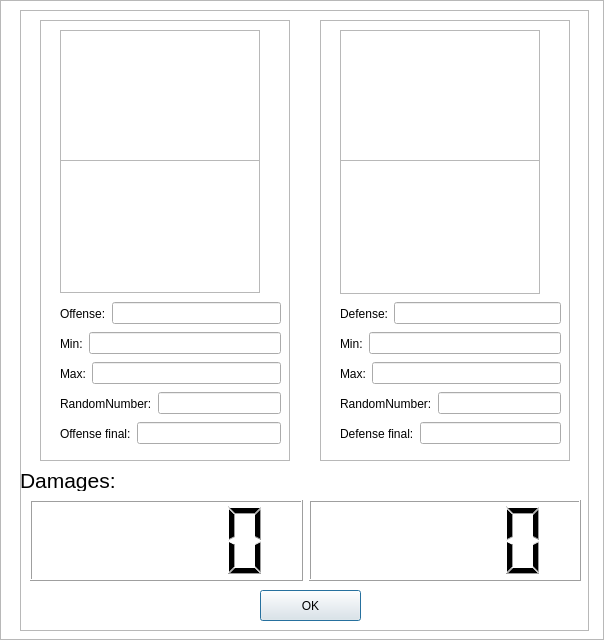
<?xml version="1.0" encoding="UTF-8"?>
<ui version="4.0">
 <class>CombatDialog</class>
 <widget class="QDialog" name="CombatDialog">
  <property name="geometry">
   <rect>
    <x>0</x>
    <y>0</y>
    <width>604</width>
    <height>640</height>
   </rect>
  </property>
  <property name="windowTitle">
   <string>Combat Results</string>
  </property>
  <widget class="QFrame" name="frame">
   <property name="geometry">
    <rect>
     <x>20</x>
     <y>10</y>
     <width>569</width>
     <height>621</height>
    </rect>
   </property>
   <property name="frameShape">
    <enum>QFrame::Shape::StyledPanel</enum>
   </property>
   <property name="frameShadow">
    <enum>QFrame::Shadow::Raised</enum>
   </property>
   <widget class="QFrame" name="frameDefender">
    <property name="geometry">
     <rect>
      <x>300</x>
      <y>10</y>
      <width>250</width>
      <height>441</height>
     </rect>
    </property>
    <property name="frameShape">
     <enum>QFrame::Shape::StyledPanel</enum>
    </property>
    <property name="frameShadow">
     <enum>QFrame::Shadow::Raised</enum>
    </property>
    <widget class="QGraphicsView" name="graphicsViewflagDefender">
     <property name="geometry">
      <rect>
       <x>20</x>
       <y>10</y>
       <width>200</width>
       <height>133</height>
      </rect>
     </property>
     <property name="verticalScrollBarPolicy">
      <enum>Qt::ScrollBarPolicy::ScrollBarAlwaysOff</enum>
     </property>
     <property name="horizontalScrollBarPolicy">
      <enum>Qt::ScrollBarPolicy::ScrollBarAlwaysOff</enum>
     </property>
    </widget>
    <widget class="QGraphicsView" name="graphicsViewUnitDefender">
     <property name="geometry">
      <rect>
       <x>20</x>
       <y>140</y>
       <width>200</width>
       <height>134</height>
      </rect>
     </property>
     <property name="minimumSize">
      <size>
       <width>200</width>
       <height>100</height>
      </size>
     </property>
    </widget>
    <widget class="QWidget" name="layoutWidget">
     <property name="geometry">
      <rect>
       <x>20</x>
       <y>280</y>
       <width>221</width>
       <height>27</height>
      </rect>
     </property>
     <layout class="QHBoxLayout" name="horizontalLayoutDefender">
      <item>
       <widget class="QLabel" name="labelDefenderDefense">
        <property name="text">
         <string>Defense:</string>
        </property>
        <property name="buddy">
         <cstring>lineEditDefenderOffense</cstring>
        </property>
       </widget>
      </item>
      <item>
       <widget class="QLineEdit" name="lineEditDefenderDefense"/>
      </item>
     </layout>
    </widget>
    <widget class="QWidget" name="layoutWidget_2">
     <property name="geometry">
      <rect>
       <x>20</x>
       <y>310</y>
       <width>221</width>
       <height>27</height>
      </rect>
     </property>
     <layout class="QHBoxLayout" name="horizontalLayoutDefenderMin">
      <item>
       <widget class="QLabel" name="labelDefenderMin">
        <property name="text">
         <string>Min:</string>
        </property>
        <property name="buddy">
         <cstring>lineEditDefenderMin</cstring>
        </property>
       </widget>
      </item>
      <item>
       <widget class="QLineEdit" name="lineEditDefenderMin"/>
      </item>
     </layout>
    </widget>
    <widget class="QWidget" name="layoutWidget_3">
     <property name="geometry">
      <rect>
       <x>20</x>
       <y>340</y>
       <width>221</width>
       <height>27</height>
      </rect>
     </property>
     <layout class="QHBoxLayout" name="horizontalLayoutDefenderMax">
      <item>
       <widget class="QLabel" name="labelDefenderMax">
        <property name="text">
         <string>Max:</string>
        </property>
        <property name="buddy">
         <cstring>lineEditDefenderMax</cstring>
        </property>
       </widget>
      </item>
      <item>
       <widget class="QLineEdit" name="lineEditDefenderMax"/>
      </item>
     </layout>
    </widget>
    <widget class="QWidget" name="layoutWidget_4">
     <property name="geometry">
      <rect>
       <x>20</x>
       <y>370</y>
       <width>221</width>
       <height>27</height>
      </rect>
     </property>
     <layout class="QHBoxLayout" name="horizontalLayoutDefenderRandom">
      <item>
       <widget class="QLabel" name="labelDefenderRandom">
        <property name="text">
         <string>RandomNumber:</string>
        </property>
        <property name="buddy">
         <cstring>lineEditDefenderRandom</cstring>
        </property>
       </widget>
      </item>
      <item>
       <widget class="QLineEdit" name="lineEditDefenderRandom"/>
      </item>
     </layout>
    </widget>
    <widget class="QWidget" name="layoutWidget_5">
     <property name="geometry">
      <rect>
       <x>20</x>
       <y>400</y>
       <width>221</width>
       <height>27</height>
      </rect>
     </property>
     <layout class="QHBoxLayout" name="horizontalLayoutdefenderFinal">
      <item>
       <widget class="QLabel" name="labelDefenderFinal">
        <property name="text">
         <string>Defense final:</string>
        </property>
        <property name="buddy">
         <cstring>lineEditDefenderFinal</cstring>
        </property>
       </widget>
      </item>
      <item>
       <widget class="QLineEdit" name="lineEditDefenderFinal"/>
      </item>
     </layout>
    </widget>
   </widget>
   <widget class="QFrame" name="frameAttacker">
    <property name="geometry">
     <rect>
      <x>20</x>
      <y>10</y>
      <width>250</width>
      <height>441</height>
     </rect>
    </property>
    <property name="frameShape">
     <enum>QFrame::Shape::StyledPanel</enum>
    </property>
    <property name="frameShadow">
     <enum>QFrame::Shadow::Raised</enum>
    </property>
    <widget class="QGraphicsView" name="graphicsViewflagAttacker">
     <property name="geometry">
      <rect>
       <x>20</x>
       <y>10</y>
       <width>200</width>
       <height>133</height>
      </rect>
     </property>
     <property name="verticalScrollBarPolicy">
      <enum>Qt::ScrollBarPolicy::ScrollBarAlwaysOff</enum>
     </property>
     <property name="horizontalScrollBarPolicy">
      <enum>Qt::ScrollBarPolicy::ScrollBarAlwaysOff</enum>
     </property>
    </widget>
    <widget class="QGraphicsView" name="graphicsViewUnitAttacker">
     <property name="geometry">
      <rect>
       <x>20</x>
       <y>140</y>
       <width>200</width>
       <height>133</height>
      </rect>
     </property>
     <property name="minimumSize">
      <size>
       <width>200</width>
       <height>133</height>
      </size>
     </property>
     <property name="baseSize">
      <size>
       <width>200</width>
       <height>133</height>
      </size>
     </property>
     <property name="verticalScrollBarPolicy">
      <enum>Qt::ScrollBarPolicy::ScrollBarAlwaysOff</enum>
     </property>
     <property name="horizontalScrollBarPolicy">
      <enum>Qt::ScrollBarPolicy::ScrollBarAlwaysOff</enum>
     </property>
    </widget>
    <widget class="QWidget" name="layoutWidget">
     <property name="geometry">
      <rect>
       <x>20</x>
       <y>280</y>
       <width>221</width>
       <height>27</height>
      </rect>
     </property>
     <layout class="QHBoxLayout" name="horizontalLayoutAttackerOffense">
      <item>
       <widget class="QLabel" name="labelAttackerOffense">
        <property name="text">
         <string>Offense:</string>
        </property>
        <property name="buddy">
         <cstring>lineEditAttackerOffense</cstring>
        </property>
       </widget>
      </item>
      <item>
       <widget class="QLineEdit" name="lineEditAttackerOffense"/>
      </item>
     </layout>
    </widget>
    <widget class="QWidget" name="layoutWidget">
     <property name="geometry">
      <rect>
       <x>20</x>
       <y>310</y>
       <width>221</width>
       <height>27</height>
      </rect>
     </property>
     <layout class="QHBoxLayout" name="horizontalLayoutAttackerMin">
      <item>
       <widget class="QLabel" name="labelAttackerMin">
        <property name="text">
         <string>Min:</string>
        </property>
        <property name="buddy">
         <cstring>lineEditAttackerMin</cstring>
        </property>
       </widget>
      </item>
      <item>
       <widget class="QLineEdit" name="lineEditAttackerMin"/>
      </item>
     </layout>
    </widget>
    <widget class="QWidget" name="layoutWidget">
     <property name="geometry">
      <rect>
       <x>20</x>
       <y>340</y>
       <width>221</width>
       <height>27</height>
      </rect>
     </property>
     <layout class="QHBoxLayout" name="horizontalLayoutAttackerMax">
      <item>
       <widget class="QLabel" name="labelAttackerMax">
        <property name="text">
         <string>Max:</string>
        </property>
        <property name="buddy">
         <cstring>lineEditAttackerMax</cstring>
        </property>
       </widget>
      </item>
      <item>
       <widget class="QLineEdit" name="lineEditAttackerMax"/>
      </item>
     </layout>
    </widget>
    <widget class="QWidget" name="layoutWidget">
     <property name="geometry">
      <rect>
       <x>20</x>
       <y>370</y>
       <width>221</width>
       <height>27</height>
      </rect>
     </property>
     <layout class="QHBoxLayout" name="horizontalLayoutattackerRandom">
      <item>
       <widget class="QLabel" name="labelAttackerRandom">
        <property name="text">
         <string>RandomNumber:</string>
        </property>
        <property name="buddy">
         <cstring>lineEditAttackerRandom</cstring>
        </property>
       </widget>
      </item>
      <item>
       <widget class="QLineEdit" name="lineEditAttackerRandom"/>
      </item>
     </layout>
    </widget>
    <widget class="QWidget" name="layoutWidget">
     <property name="geometry">
      <rect>
       <x>20</x>
       <y>400</y>
       <width>221</width>
       <height>27</height>
      </rect>
     </property>
     <layout class="QHBoxLayout" name="horizontalLayout_5">
      <item>
       <widget class="QLabel" name="labelAttaclerFinal">
        <property name="text">
         <string>Offense final:</string>
        </property>
        <property name="buddy">
         <cstring>lineEditAttackerFinal</cstring>
        </property>
       </widget>
      </item>
      <item>
       <widget class="QLineEdit" name="lineEditAttackerFinal"/>
      </item>
     </layout>
    </widget>
   </widget>
   <widget class="QLabel" name="labelCombatResult">
    <property name="geometry">
     <rect>
      <x>0</x>
      <y>460</y>
      <width>567</width>
      <height>21</height>
     </rect>
    </property>
    <property name="font">
     <font>
      <pointsize>16</pointsize>
     </font>
    </property>
    <property name="text">
     <string>Damages:</string>
    </property>
   </widget>
   <widget class="QWidget" name="layoutWidget">
    <property name="geometry">
     <rect>
      <x>10</x>
      <y>490</y>
      <width>551</width>
      <height>81</height>
     </rect>
    </property>
    <layout class="QHBoxLayout" name="horizontalLayoutResult">
     <item>
      <widget class="QLCDNumber" name="lcdNumberResultAttacker"/>
     </item>
     <item>
      <widget class="QLCDNumber" name="lcdNumberResultDefender"/>
     </item>
    </layout>
   </widget>
   <widget class="QPushButton" name="pushButtonOK">
    <property name="geometry">
     <rect>
      <x>240</x>
      <y>580</y>
      <width>101</width>
      <height>31</height>
     </rect>
    </property>
    <property name="text">
     <string>OK</string>
    </property>
   </widget>
  </widget>
  <widget class="QGraphicsView" name="graphicsViewBackground">
   <property name="geometry">
    <rect>
     <x>0</x>
     <y>0</y>
     <width>604</width>
     <height>640</height>
    </rect>
   </property>
   <property name="verticalScrollBarPolicy">
    <enum>Qt::ScrollBarPolicy::ScrollBarAlwaysOff</enum>
   </property>
   <property name="horizontalScrollBarPolicy">
    <enum>Qt::ScrollBarPolicy::ScrollBarAlwaysOff</enum>
   </property>
  </widget>
  <zorder>graphicsViewBackground</zorder>
  <zorder>frame</zorder>
 </widget>
 <resources/>
 <connections/>
</ui>
